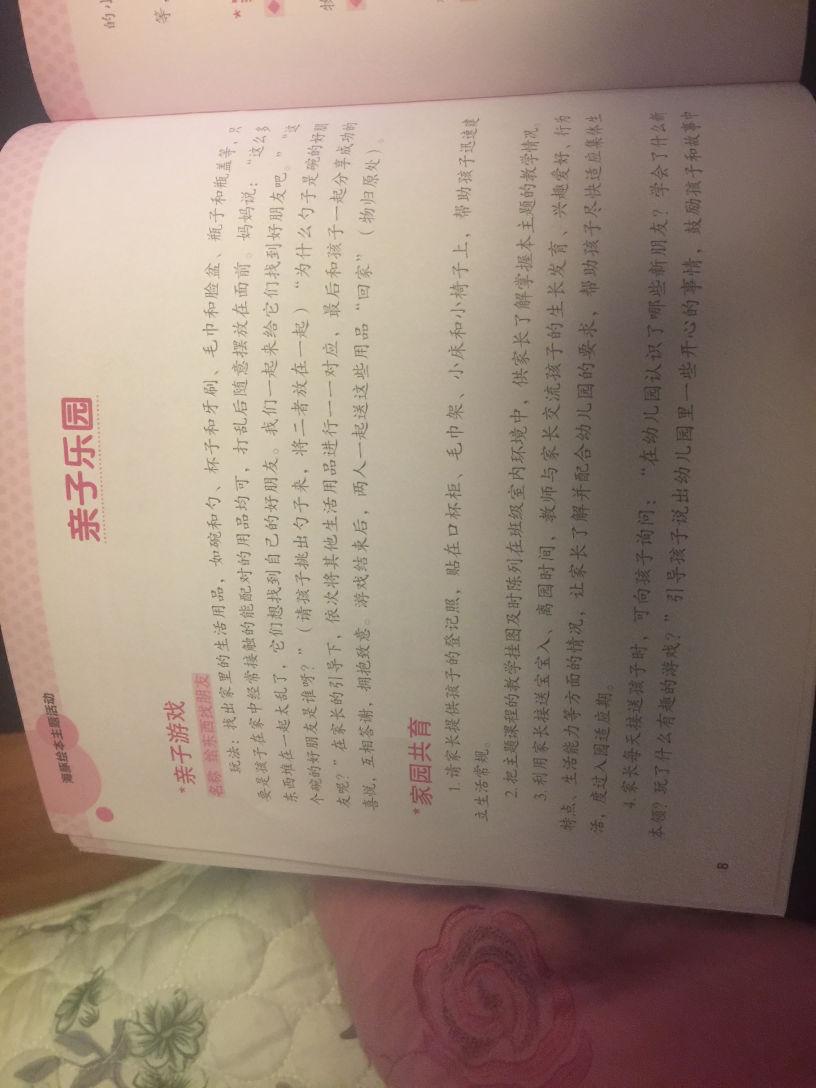
#> input picture chinese-ocr-master/test_bak/IMG_0689.JPG, 2448 x 3264 px, given in place of ., which was not available (shown at 1/3 size)
$ python -i Chinese_OCR.py   (imports and definitions only)   (older library calls are emulated)
#> lines starting #> are read from the running program, lines starting #| are printed output that depends on the picture; after the words box and inside, x2 and y2 are one past the last pixel; in counts of white or black regions, pixels touching at a corner belong together; pictures that were not available may be replaced by others from this repository, and a replacement may not be noted
#! /usr/bin/env python
# -*- coding: utf-8 -*-

# top 1 accuracy 0.99826 top 5 accuracy 0.99989

import os
os.environ["CUDA_VISIBLE_DEVICES"] = "3"
import random
import tensorflow.contrib.slim as slim
import time
import logging
import numpy as np
import tensorflow as tf
import pickle
from PIL import Image
import cv2
from tensorflow.python.ops import control_flow_ops
import sys
#reload(sys)
#sys.setdefaultencoding('utf-8')
import importlib
# [1 line not run here, left out]

logger = logging.getLogger('Training a chinese write char recognition')
# [1 line not run here, left out]
# formatter = logging.Formatter('%(asctime)s - %(name)s - %(levelname)s - %(message)s')
ch = logging.StreamHandler()
# [24 lines not run here, left out]

# [1 line that did not run here, left out]
FLAGS = tf.app.flags.FLAGS


class DataIterator:
    # [12 lines left out: function __init__, not called in this run]

    @property
    def size(self):
        return len(self.labels)

    # [241 lines left out: functions data_augmentation, input_pipeline, build_graph, train, validation, get_file_list, not called in this run]

# 图像二值化，需注意待预测的汉字是黑底白字还是白底黑字
def binary_pic(name_list):
    for image in name_list:
        temp_image = cv2.imread(image)
#> temp_image is the input picture: shape (3264, 2448, 3); mean B, G, R 120, 134, 153.3
        #print image
        GrayImage=cv2.cvtColor(temp_image,cv2.COLOR_BGR2GRAY)
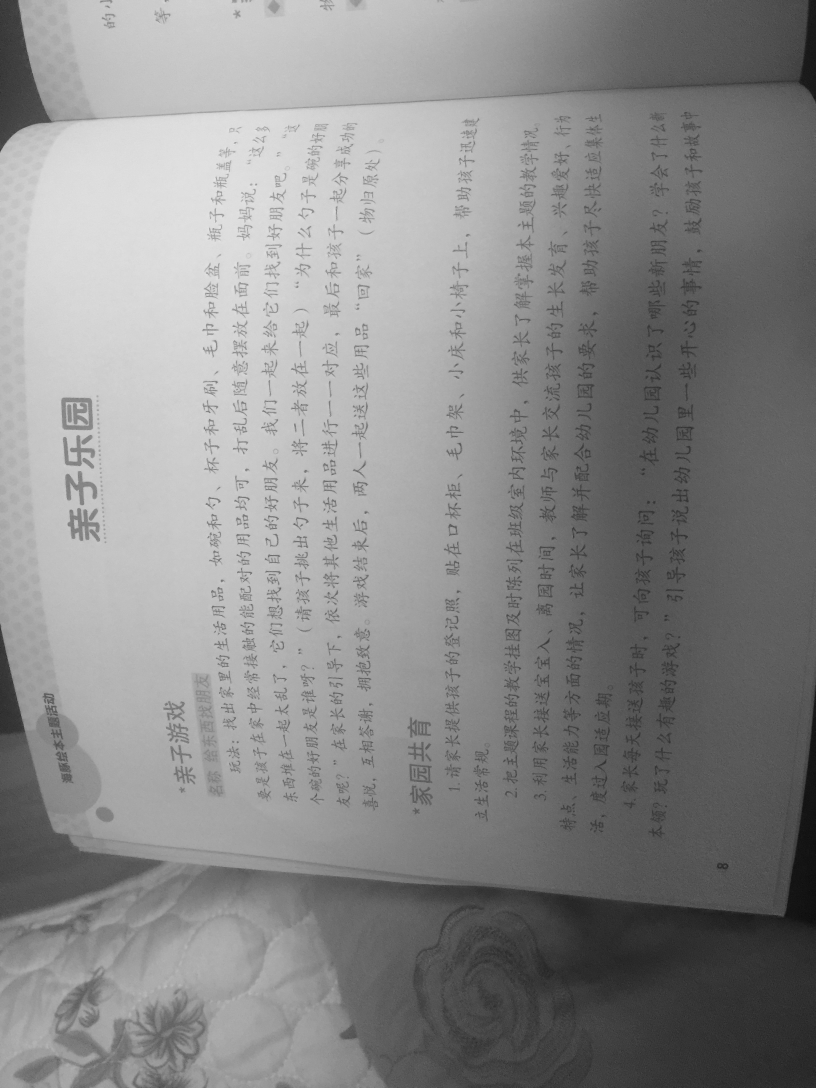
#> GrayImage: shape (3264, 2448) (shown at 1/3 size); min 7, max 241, mean 138.2
        ret,thresh1=cv2.threshold(GrayImage,0,255,cv2.THRESH_BINARY_INV+cv2.THRESH_OTSU)
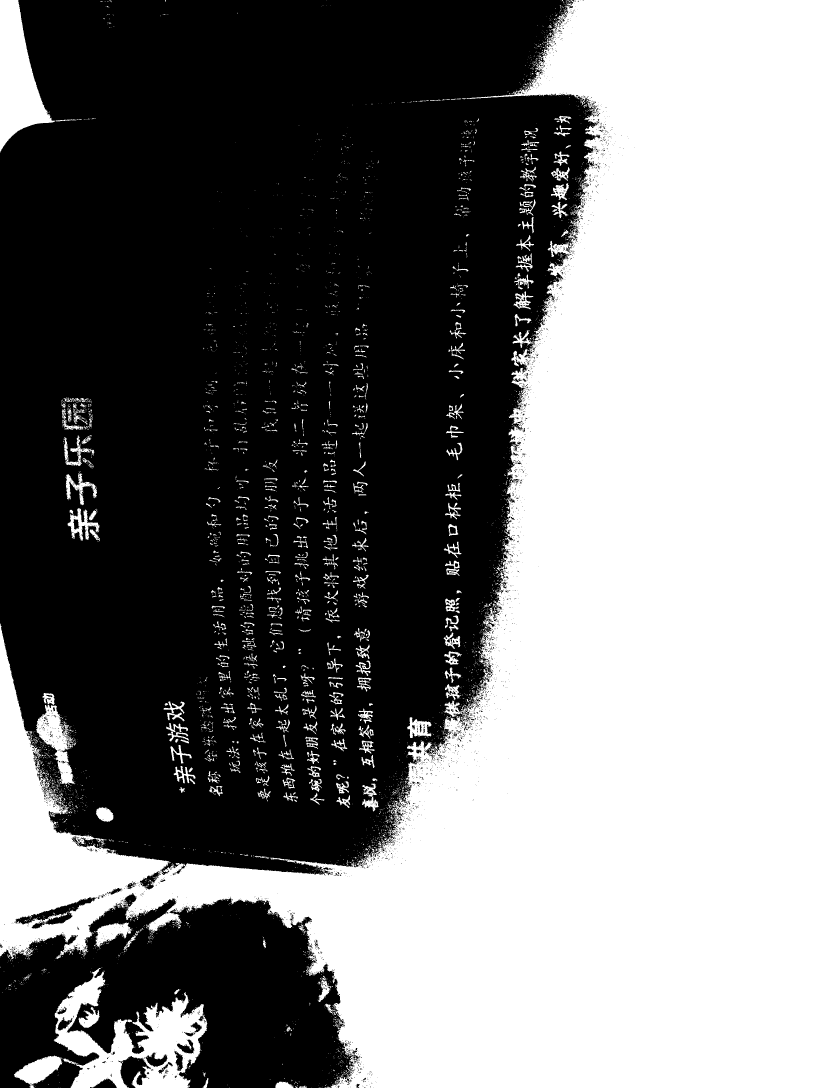
#> thresh1: shape (3264, 2448) (shown at 1/3 size); 47.9% white; 4959 white regions (4237 under 20 px), largest, box (x1, y1, x2, y2) and area: (0, 0, 2448, 3264) 3578056, (161, 2904, 622, 3264) 68828, (0, 0, 165, 458) 38479
#> ret = 136
#> (the run stopped early here; a loop or call above may not have finished)

$ run again, on chinese-ocr-master/test_bak/IMG_1563.JPG
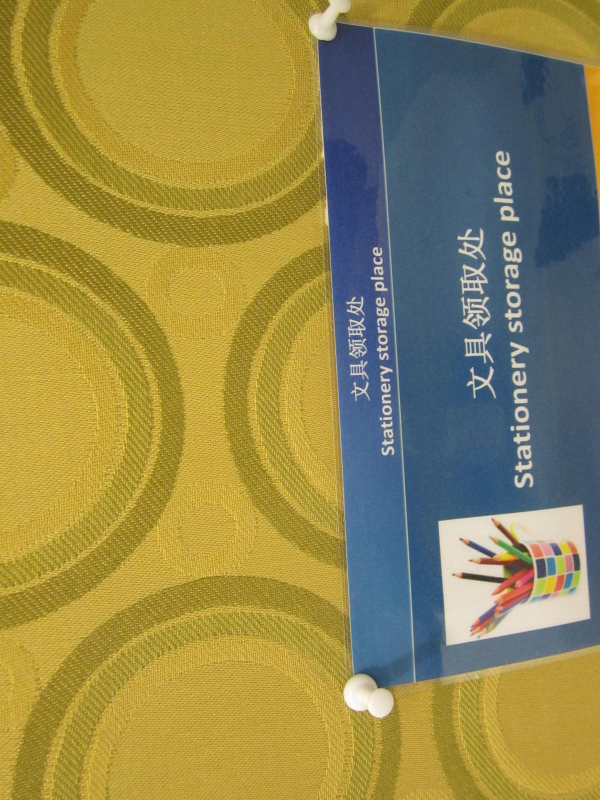
#> input picture chinese-ocr-master/test_bak/IMG_1563.JPG, 1200 x 1600 px, given in place of ., which was not available (shown at 1/2 size)
#> in binary_pic, temp_image is the input picture: shape (1600, 1200, 3); mean B, G, R 78.1, 136.2, 147.8
#> in binary_pic, `GrayImage=cv2.cvtColor(temp_image,cv2.COLOR_BGR2GRAY)`:
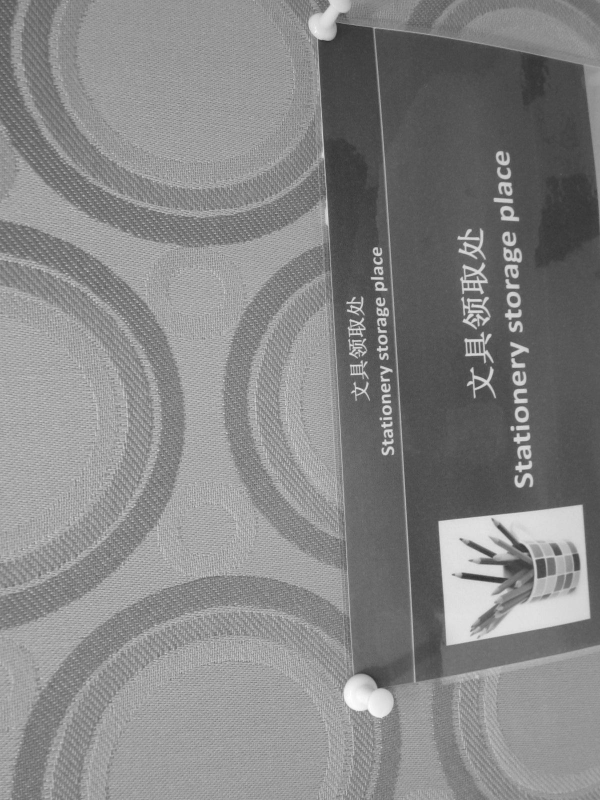
#> GrayImage: shape (1600, 1200) (shown at 1/2 size); min 40, max 255, mean 133
#> in binary_pic, `ret,thresh1=cv2.threshold(GrayImage,0,255,cv2.THRESH_BINARY_INV+cv2.TH..`:
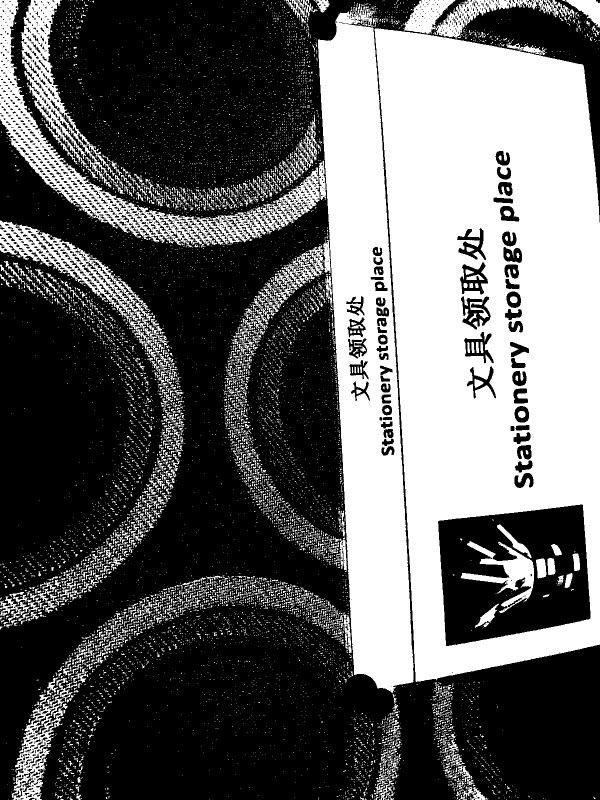
#> thresh1: shape (1600, 1200) (shown at 1/2 size); 38.2% white; 9682 white regions (8864 under 20 px), largest, box (x1, y1, x2, y2) and area: (749, 57, 1200, 1364) 405846, (636, 6, 827, 1386) 146681, (0, 0, 640, 495) 35868
#> ret = 125
